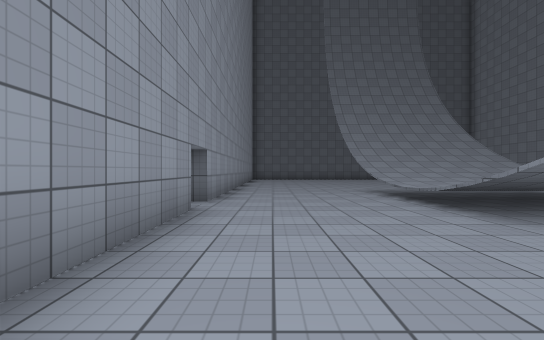
View 1 (above)

16 first-person views from a walk through a scene from a Unity 3-D project. The camera is 1.2 m above the floor, looks level and sees 90° across. Doors are open. The floor is counted in squares, 2 m on a side. Each view is taken from the middle of a square. On the plan, view 1 faces up. The plan holds only what a view shows up to about 9 squares ahead; the rest is blank. The place goes on beyond the plan. The player is left out. Surface patterns are stand-ins for the level's own textures.

View 2
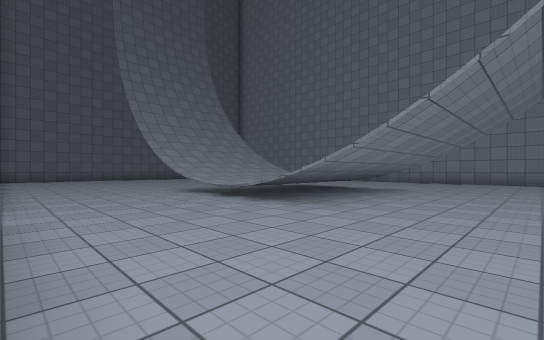

View 3
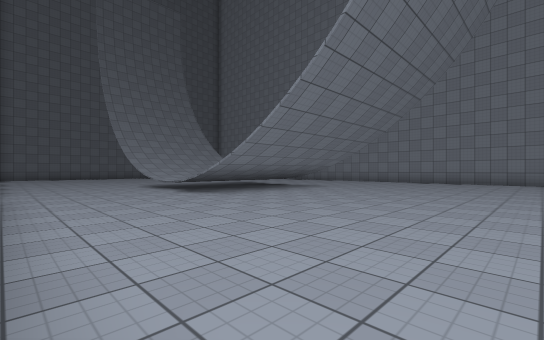

View 4
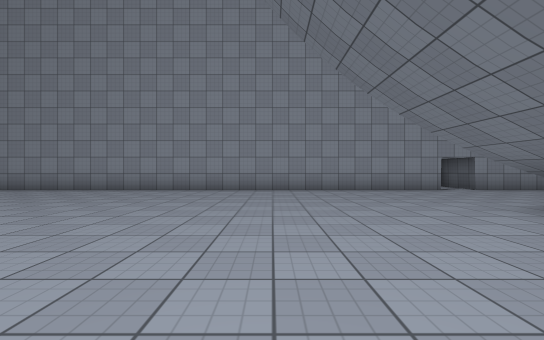

View 5
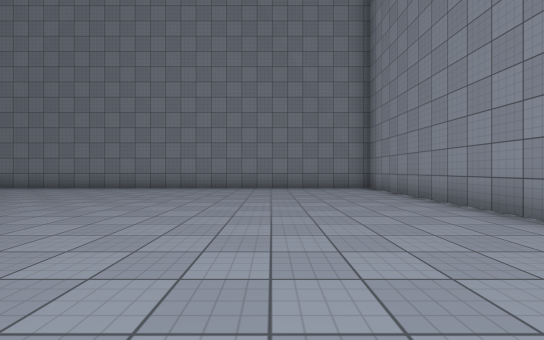

View 6
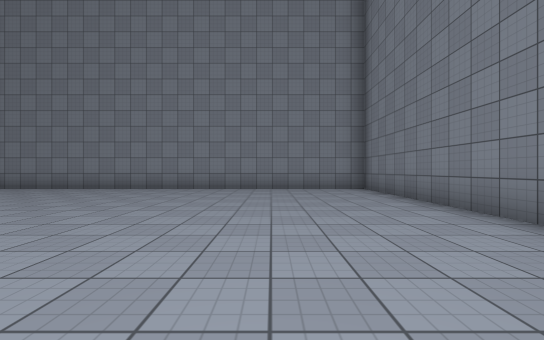

View 7
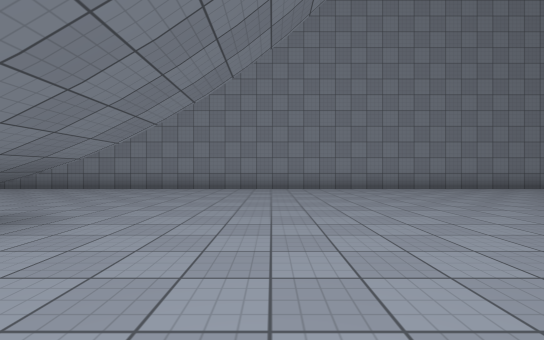

View 8
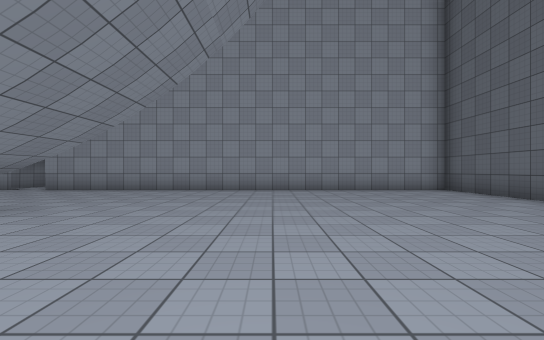

View 9
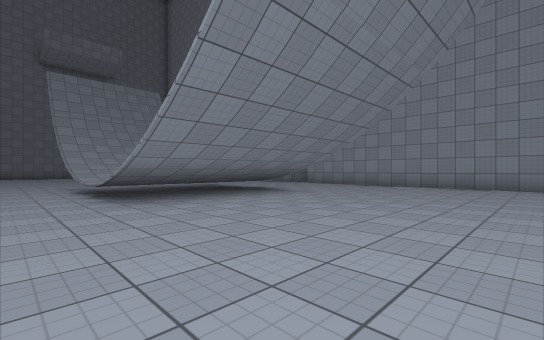

View 10
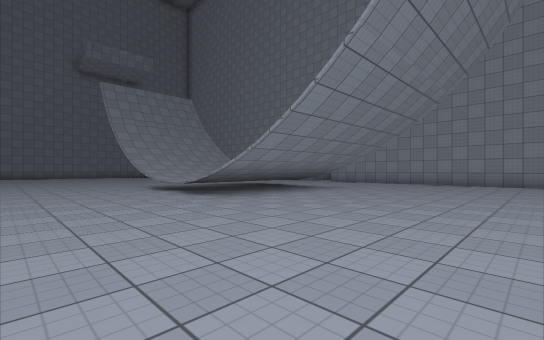

View 11
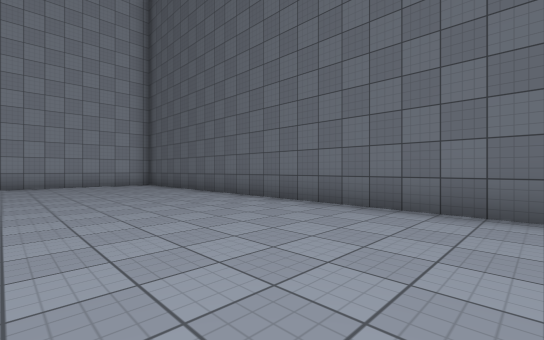

View 12
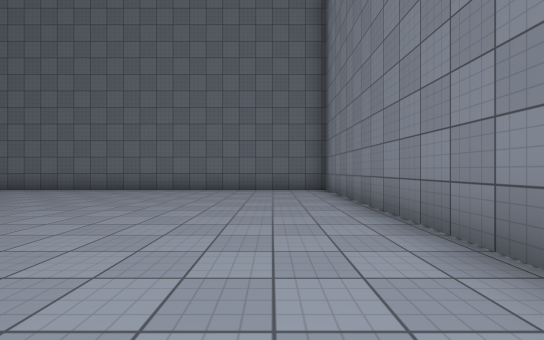

View 13
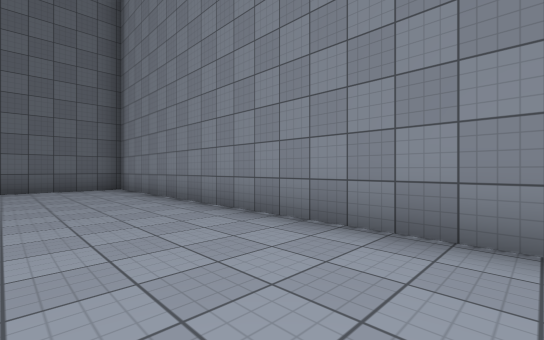

View 14
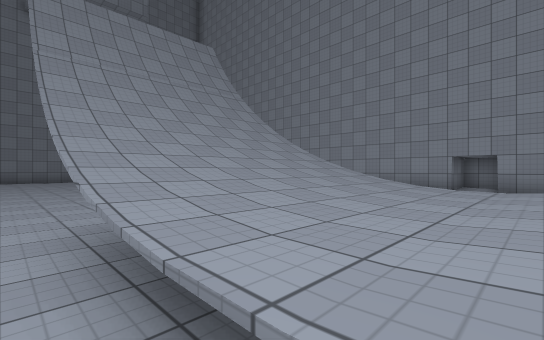

View 15
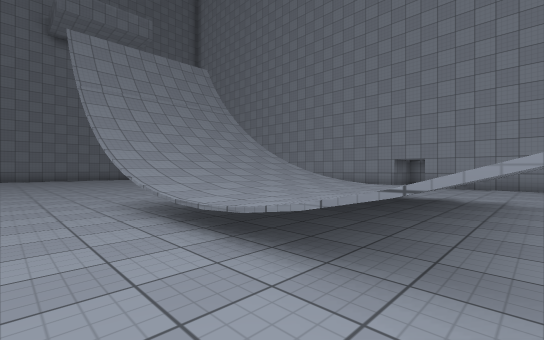

View 16
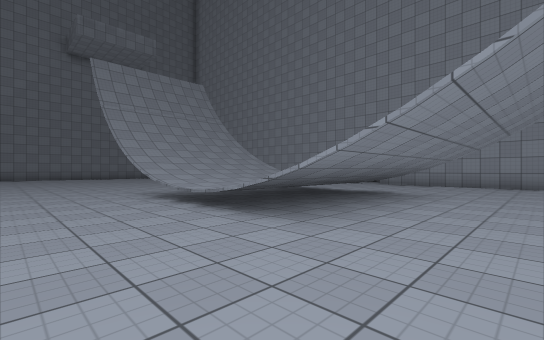

### Floor plan
Key: @ floor where view 1 was taken; # wall or solid block; x gap in a wall; . main floor; : floor 0.5 m higher than the main floor; + floor 0.75 m higher than the main floor; * floor 1.25 m higher than the main floor; / step, stairs or slope; D open door.
Columns run from 3 left of view 1 to 13 right of it. Each row starts with its distance up from view 1.
 18  ################
 17  #..............#
 16  #..............#
 15  #..............#
 14  #..............#
 13  #..............#
 12  #..............#
 11  #..............#
 10  #..............#
  9  #..............#
  8  #....  **#.....#
  7  #....++++x.....#
  6  #DD..:::::.....#
  5 #.D...:::::.....#
  4 ##....++++x.....#
  3  #....////#.....#
  2  #..../////.....#
  1  #..............#
  0  #.@............#
 -1  #..............#
 -2  #..............#
 -3  #..............#
 -4  #..............#
 -5  #..............#
 -6  #..............#
 -7  #..............#
 -8  #..............#
 -9  #..............#
-10  ################

Where each view was taken, in squares from view 1:
view 1: 0 up, 0 right, facing up
view 2: 0 up, 1 left, facing up-right
view 3: 3 down, 1 left, facing up-right
view 4: 1 down, 7 right, facing left
view 5: 1 down, 2 right, facing down
view 6: 7 down, 4 right, facing right
view 7: 0 up, 4 right, facing right
view 8: 12 up, 7 right, facing left
view 9: 13 up, 9 right, facing down-left
view 10: 13 up, 11 right, facing down-left
view 11: 13 up, 10 right, facing up-left
view 12: 9 up, 11 right, facing up
view 13: 8 up, 10 right, facing up-right
view 14: 6 up, 8 right, facing down-left
view 15: 8 up, 9 right, facing down-left
view 16: 10 up, 10 right, facing down-left
